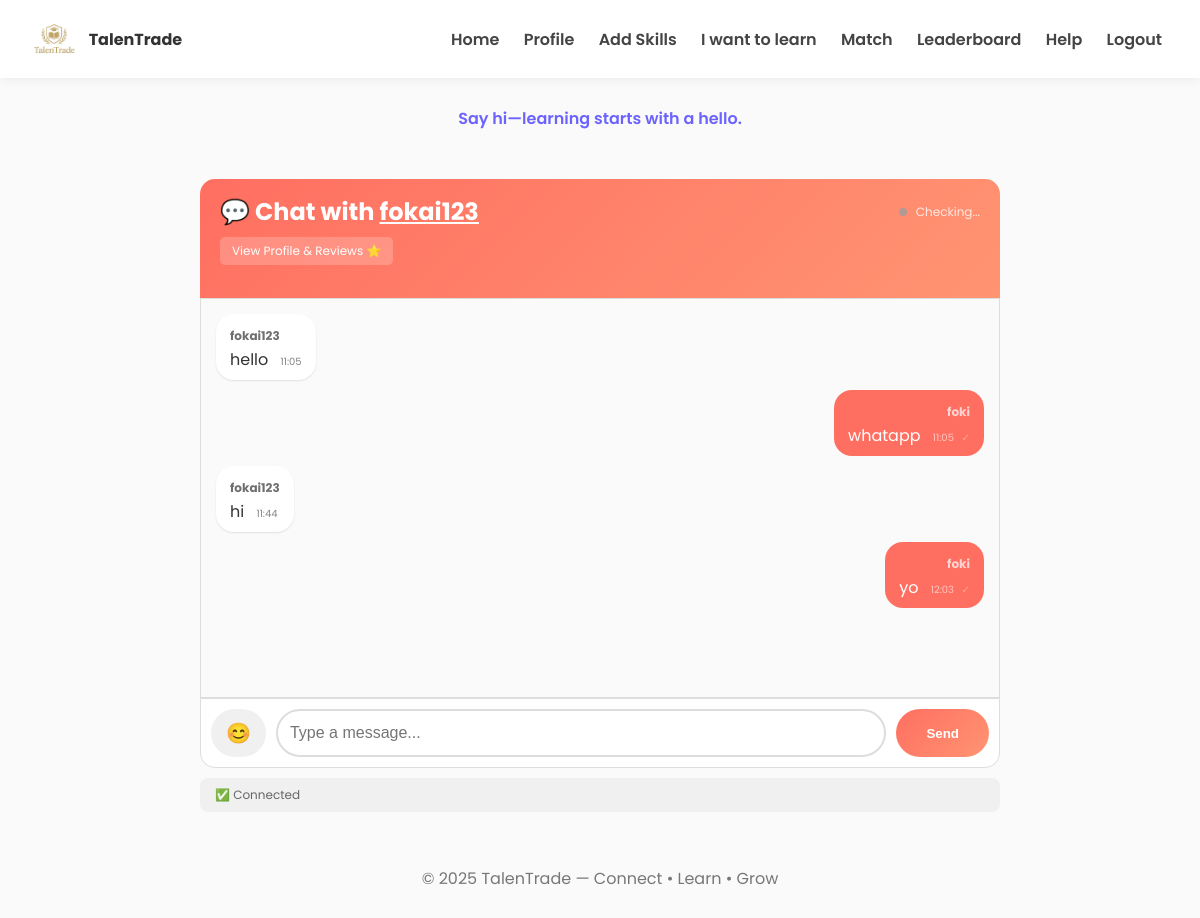
The page /chat/fokai123 (signed in) on the database its author committed.
### app.py (models this page shows)
class Message(db.Model):
    id = db.Column(db.Integer, primary_key=True)
    room = db.Column(db.String(120), index=True)
    sender = db.Column(db.String(80))
    text = db.Column(db.Text)
    timestamp = db.Column(db.DateTime, default=datetime.utcnow)

### app.py (the view)
@app.route("/chat/<peer_username>")
def chat(peer_username):
    user = current_user()
    if not user:
        return redirect(url_for("login"))
    room = random_room_for_pair(user.username, peer_username)
    history = Message.query.filter_by(room=room).order_by(Message.timestamp.asc()).limit(50).all()
    peer_user = User.query.filter_by(username=peer_username).first()
    return render_template("chat.html",
                           room=room,
                           peer=peer_username,
                           peer_id=peer_user.id,  # <--- ADDED THIS
                           history=history,
                           motto=MOTTOS["chat"],
                           user=user)

### app.py (called while the page is built)
def current_user():
    uid = session.get("uid")
    if uid:
        return User.query.get(uid)
    return None

def random_room_for_pair(a, b):
    names = "-".join(sorted([a, b]))
    return "TT-" + names

### templates/chat.html (shortened to what this page needs)
{% extends "base.html" %}
{% block content %}
<div class="chat-container" style="max-width: 800px; margin: 0 auto;">
  <div style="background: linear-gradient(135deg, #ff6f61, #ff9472); color: white; padding: 15px 20px; border-radius: 15px 15px 0 0;">
    <div style="display: flex; justify-content: space-between; align-items: center;">
      <h2 style="margin: 0;">💬 Chat with <a href="{{ url_for('user_profile', user_id=peer_id) }}" style="color: white; text-decoration: underline;">{{ peer }}</a></h2>
      <div class="online-status">
        <span class="online-dot offline" id="onlineDot"></span>
        <span id="onlineText">Checking...</span>
      </div>
    </div>
    <div style="margin-top: 8px;">
      <a href="{{ url_for('user_profile', user_id=peer_id) }}" style="color: white; background: rgba(255,255,255,0.2); padding: 5px 12px; border-radius: 5px; font-size: 12px; text-decoration: none; display: inline-block;">View Profile & Reviews ⭐</a>
    </div>
    <div id="typingIndicator" style="font-size: 12px; opacity: 0.8; min-height: 18px;"></div>
  </div>
  <div id="chatBox" style="height: 400px; overflow-y: auto; border: 1px solid #ddd; padding: 15px; background: #fafafa; border-left: 1px solid #ddd; border-right: 1px solid #ddd;">
    {% for m in history %}
      <div class="message {% if m.sender == user.username %}message--mine{% else %}message--other{% endif %}">
        <div class="message-bubble {% if m.sender == user.username %}message-bubble--mine{% else %}message-bubble--other{% endif %}">
          <strong style="font-size: 12px; opacity: 0.7;">{{ m.sender }}</strong><br>
          {{ m.text }}
          <span style="font-size: 10px; opacity: 0.6; margin-left: 8px;">
            {{ m.timestamp.strftime('%H:%M') if m.timestamp else '' }}
            {% if m.sender == user.username %}
              <span class="read-receipt" data-message-id="{{ m.id }}">✓</span>
            {% endif %}
          </span>
        </div>
      </div>
    {% endfor %}
  </div>
  <div style="display: flex; gap: 10px; padding: 10px; background: white; border: 1px solid #ddd; border-radius: 0 0 15px 15px; position: relative;">
    <button id="emojiBtn" style="padding: 12px 15px; background: #f0f0f0; border: none; border-radius: 25px; cursor: pointer; font-size: 20px;">😊</button>
    <input id="msgInput" placeholder="Type a message..." style="flex: 1; padding: 12px; border: 2px solid #ddd; border-radius: 25px; font-size: 16px;">
    <button id="sendBtn" style="padding: 12px 30px; background: linear-gradient(135deg, #ff6f61, #ff9472); color: white; border: none; border-radius: 25px; cursor: pointer; font-weight: bold;">Send</button>
  </div>
  <div id="status" style="margin-top: 10px; padding: 8px 15px; background: #f0f0f0; border-radius: 8px; font-size: 12px; color: #666;">
    ✅ Connected
  </div>
</div>
{% endblock %}

### static/style.css (style rules this page uses)
:root { --bg: #fafafa; --card: #ffffff; --text: #333; --muted: #777; --accent: #ff6f61; --accent2: #6c63ff; }
* { box-sizing: border-box; }
body { margin: 0; background: var(--bg); color: var(--text); font-family: 'Poppins', sans-serif; }
input, select { width: 100%; padding: 10px 12px; border: 1px solid #ddd; border-radius: 12px; }

### templates/chat.html (style rules this page uses)
.message { margin-bottom: 10px; }
.message--mine { text-align: right; }
.message--other { text-align: left; }
.message-bubble { display: inline-block; padding: 8px 14px; border-radius: 18px; max-width: 70%; position: relative; }
.message-bubble--mine { background: #ff6f61; color: white; }
.message-bubble--other { background: white; color: #333; box-shadow: 0 1px 2px rgba(0, 0, 0, 0.1); }
.online-status { font-size: 12px; opacity: 0.8; display: flex; align-items: center; gap: 5px; }
.online-dot { display: inline-block; width: 8px; height: 8px; border-radius: 50%; margin-right: 4px; }
.online-dot.offline { background: #9e9e9e; }
.read-receipt { font-size: 10px; opacity: 0.6; margin-left: 5px; }

### rows shown on the page
Message: sender "fokai123", text "hello", timestamp "11:05"
Message: sender "foki", text "whatapp", timestamp "11:05"
Message: sender "fokai123", text "hi", timestamp "11:44"
Message: sender "foki", text "yo", timestamp "12:03"

### other values the page prints
{{ motto }} "Say hi—learning starts with a hello."
{{ peer }} "fokai123"
